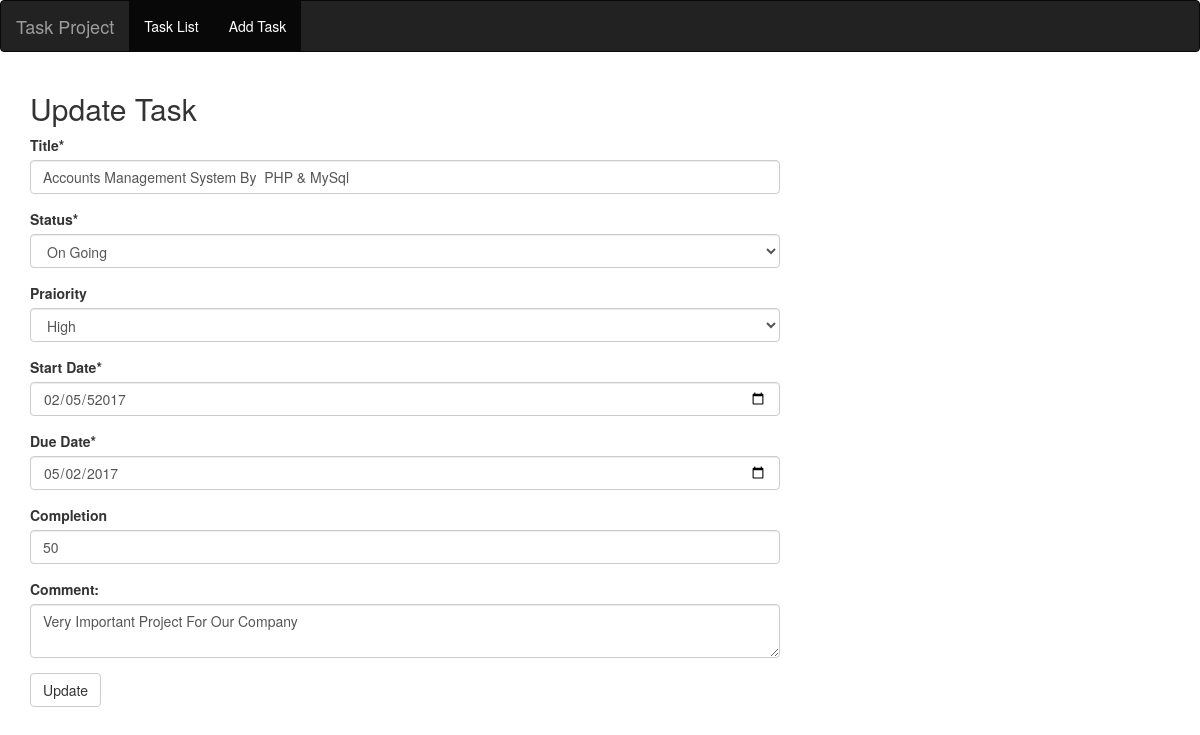
The app's page /indexOperator/dataEdit/11 with its own data.
### tables this page shows
CREATE TABLE tasktable
   (id            INTEGER PRIMARY KEY AUTOINCREMENT,
   title           TEXT    NOT NULL,
   status           TEXT,
   priority           TEXT,
   startDate           DATE,
   dueDate           DATE,
   completion           TEXT,
   comment           TEXT
   );

### system/lib/load.php (called while the page is built, shortened)
<?php
class load
{
	public function view($fileName, $data=null){
		include_once('operation/views/'. $fileName . '.php');
	}
}
 ?>

### operation/operators/indexOperator.php (called while the page is built, shortened)
<?php
class indexOperator extends superOperator
{
	public function dataEdit($dataId){
		$tableName = 'tasktable';
		$listObject = $this->load->model('dataModel');
		$data = $listObject->DataById($tableName,$dataId);
		$this->load->view('dataEdit',$data);
	}
}
 ?>

### index.php (called while the page is built, shortened)
<?php
include_once('includes/header.php');
$mainIndex = new mainIndex();
include_once('includes/footer.php');
 ?>

### system/lib/dbSqlite.php (called while the page is built, shortened)
<?php
class dbSqlite extends MyDB
{
   protected $conn = array();
   function __construct(){ $this->conn = new MyDB(); }
public function getById($tableName,$dataId){
   $sql =<<<EOF
      SELECT * from $tableName  where id=$dataId;
EOF;
   $ret = $this->conn->query($sql);
   return $ret;
   }
}
?>

### operation/models/dataModel.php (called while the page is built, shortened)
<?php
class dataModel extends superModel
{
public function DataById($tableName,$dataId){
	$query = $this->db->getById($tableName,$dataId);
	return $query;
}
}
?>

### operation/views/dataEdit.php (the view, shortened to what this page needs)
<div class="container">
  <div class="row">
      <div class="col-sm-8">
        <h2>Update Task</h2>
        <?php while($row = $data->fetchArray(SQLITE3_ASSOC)){ $id = $row['id']; ?>
        <form id="taskFor" action="<?php echo BASE_URL ?>/indexOperator/updateData/<?php echo $id; ?>" method="POST">
          <div class="form-group">
            <label for="title">Title*</label>
            <input type="text" class="form-control" id="title" name="title" value="<?php echo $row['title']; ?>" />
          </div>
          <div class="form-group">
            <label for="status">Status*</label>
            <select class="form-control" id="status" name="status">
              <option value="<?php echo $row['status']; ?>" ><?php echo $row['status']; ?></option>
            </select>
          </div>
          <div class="form-group">
            <label for="priority">Praiority</label>
            <select class="form-control" id="priority" name="priority">
              <option value="<?php echo $row['priority']; ?>"><?php echo $row['priority']; ?></option>
            </select>
          </div>
          <div class="form-group">
            <label for="startDate">Start Date*</label>
            <input type="date" class="form-control" id="startDate" name="startDate" value="<?php echo $row['startDate']; ?>">
          </div>
          <div class="form-group">
            <label for="dueDate">Due Date*</label>
            <input type="date" class="form-control" id="dueDate" name="dueDate" value="<?php echo $row['dueDate']; ?>" >
          </div>
          <div class="form-group">
            <label for="completion">Completion</label>
            <input type="number" class="form-control" id="completion" name="completion" value="<?php echo $row['completion']; ?>"  >
          </div>
          <div class="form-group">
            <label for="comm">Comment:</label>
            <textarea class="form-control" id="comm" name="comm"><?php echo $row['comment']; ?></textarea>
          </div>
          <button type="submit" class="btn btn-default">Update</button>
        </form>
        <?php } ?>
      </div>
    </div>
</div>

### records on screen
tasktable: title "Accounts Management System By PHP & MySql", status "On Going", priority "High", startDate "02/05/52017", dueDate "05/02/2017", completion "50", comm "Very Important Project For Our Company"
